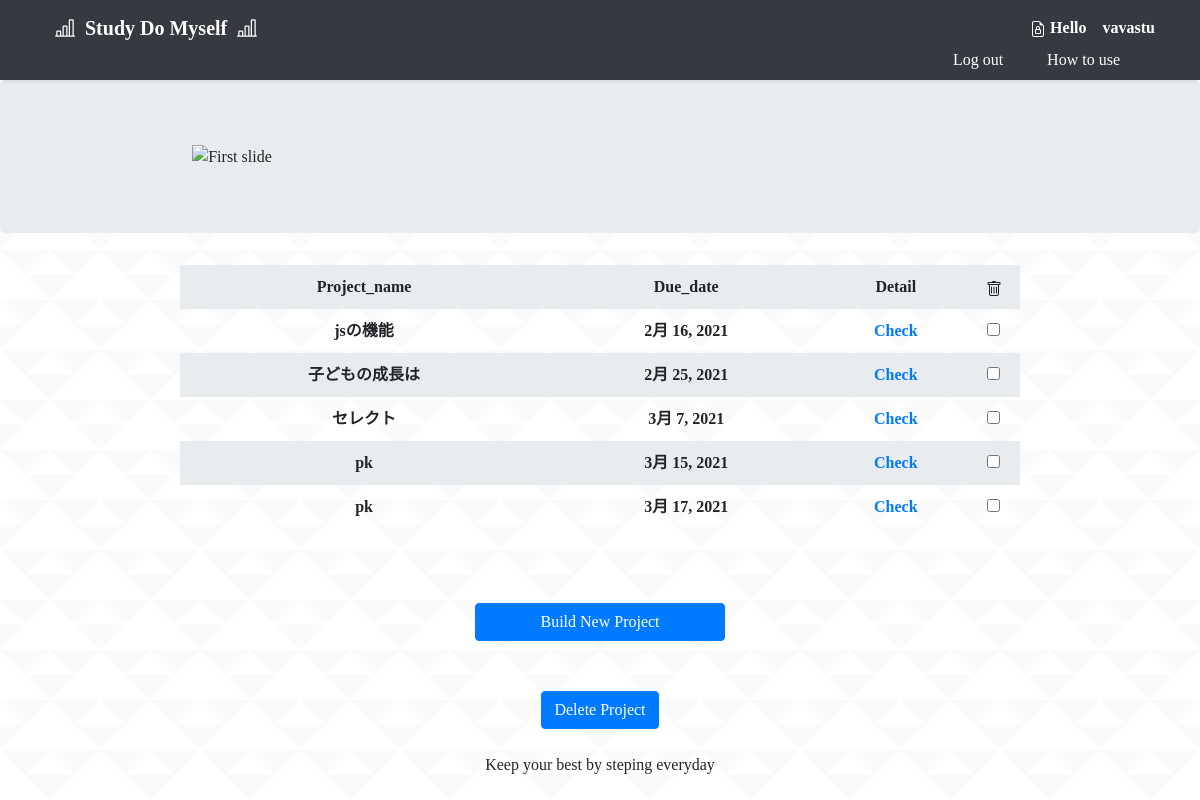
/mypage/ (signed in), run on an earlier commit of the app's database.
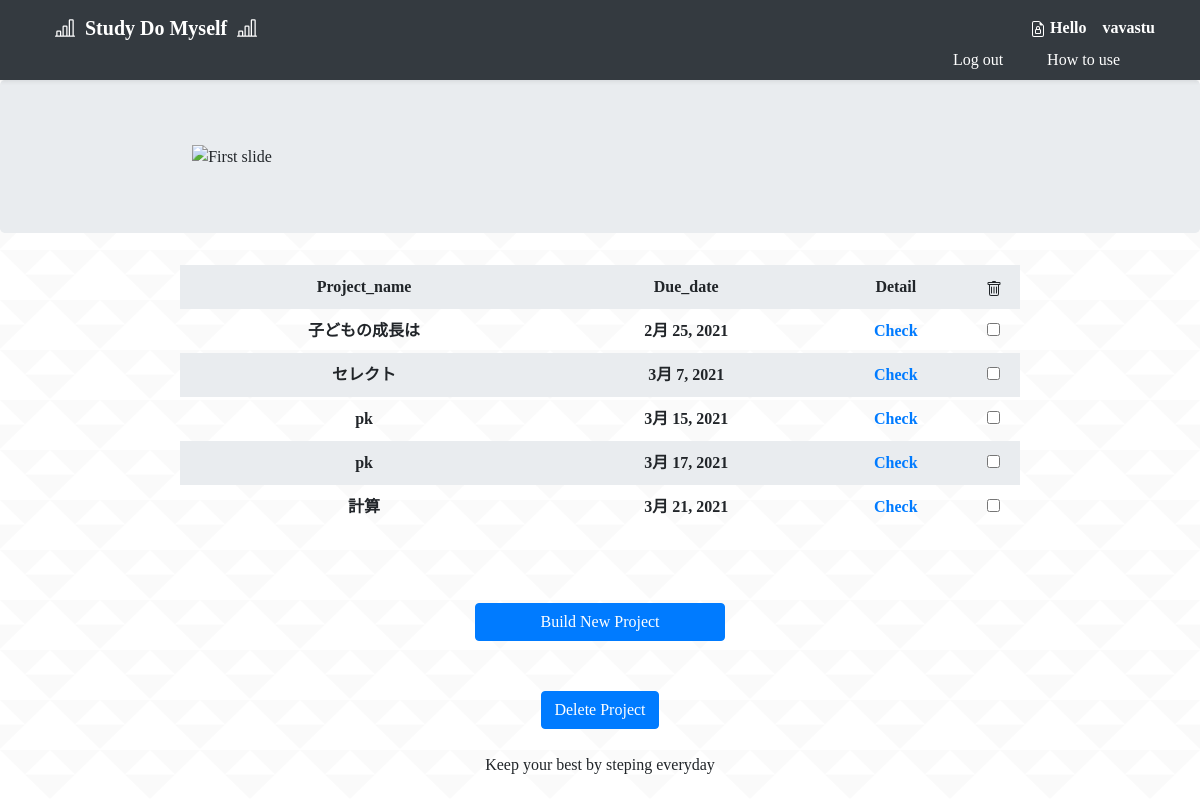
And on a later commit of the database.
### studyapp/models.py (models this page shows, shortened)
class Project(models.Model):
    author = models.ForeignKey(settings.AUTH_USER_MODEL, on_delete=models.CASCADE)
    project_name = models.CharField('プロジェクト名', max_length=200, blank=False)
    description = models.TextField('目標', blank=False)
    expenses_item = models.CharField('経費項目', max_length=200, blank=True)
    expenses = models.CharField('経費', max_length=200, blank=True)
    build_date = models.DateField(verbose_name='作成日', blank=True, default=timezone.datetime.today())
    due_date = models.DateField(verbose_name='設定日', blank=True, null=True)

### studyapp/views.py (the view)
# urls.py: path('mypage/', mypage, name='mypage'),
def mypage(request):
    projects = Project.objects.filter(build_date__lte=timezone.now()).order_by('due_date')
    post_pks = request.POST.getlist('delete')
    Project.objects.filter(pk__in=post_pks).delete()
    num = Project.objects.all()
    return render(request, 'mypage.html', {'projects':projects})

### templates/mypage.html (shortened to what this page needs)
{% extends 'base.html' %}
{% load static %}
{% block content %}
<!doctype html>
<html lang="ja">
<head>
  <link rel="stylesheet" href="{% static 'css/mypage.css' %}">
</head>
<body>
  <header>
    <div class="navbar navbar-dark bg-dark shadow-sm">
      <div class="container d-flex justify-content-between">
        <a href="{% url 'mypage' %}" class="navbar-brand d-flex align-items-center">
          <strong>Study Do Myself</strong>
        </a>
        <div class="user-name">
          {% if user.is_authenticated %}
          <strong>Hello　{{ user.username }}</strong>
          {% endif %}
        </div>
        <div class="container-fluid">
          <div class="menu-item active">
            {% if user.is_authenticated %}
            <a href="{% url 'logout' %}">Log out</a>
            <a href="">How to use</a>
            {% endif %}
          </div>
        </div>
      </div>
    </div>
  </header>
  <main role="main">
    <section class="jumbotron text-center">
      <div class="carousel slide" data-ride="carousel" style="width:400px">
        <div class="carousel-inner">
          <div class="carousel-item active">
            <img src="slide1.png" alt="First slide">
          </div>
        </div>
      </div>
    </section>
    {% if user.is_authenticated %}
    <div class=contents>
      <table>
        <tr class='term'>
          <th> Project_name </th>
          <th> Due_date </th>
          <th> Detail </th>
          <th>
          </th>
        </tr>
        {% for project in projects %}
        {% if request.user.id == project.author.id %}
        <tr class='items'>
          <th> {{ project.project_name }} </th>
          <th> {{ project.due_date }} </th>
          <th> <a href="{% url 'project_detail' pk=project.pk %}">Check </th>
          <form id="delete" action="" method="POST">
            <th> <input type="checkbox" name="delete" value="{{ project.pk }}"> </th>
          </form>
        </tr>
        {% endif %}
        {% endfor %}
      </table>
      {% endif %}
      <br>
      <div class="container-fluid mx-auto" style="width:300px;">
        <a class="btn btn-primary" style="width:250px; margin-right:auto; margin-left:auto;" href="{% url 'project' %}"
          role="button">Build New Project</a>
      </div>
      <div class="container-fluid mx-auto" style="width:300px;">
        <button type="button" class="btn btn-primary" data-toggle="modal" data-target="#Delete">
          Delete Project
        </button>
      </div>
    </div>
  </main>
  <br>
  <footer>
    <div class="container-fluid" style="margin-right:auto; margin-left:auto; width:300px;">
      Keep your best by steping everyday
    </div>
  </footer>
</body>
</html>
{% endblock content %}

What changed in the data, as far as the page shows it:
removed Project: project_name "jsの機能", due_date "2月 16, 2021"
added Project: project_name "計算", due_date "3月 21, 2021"
